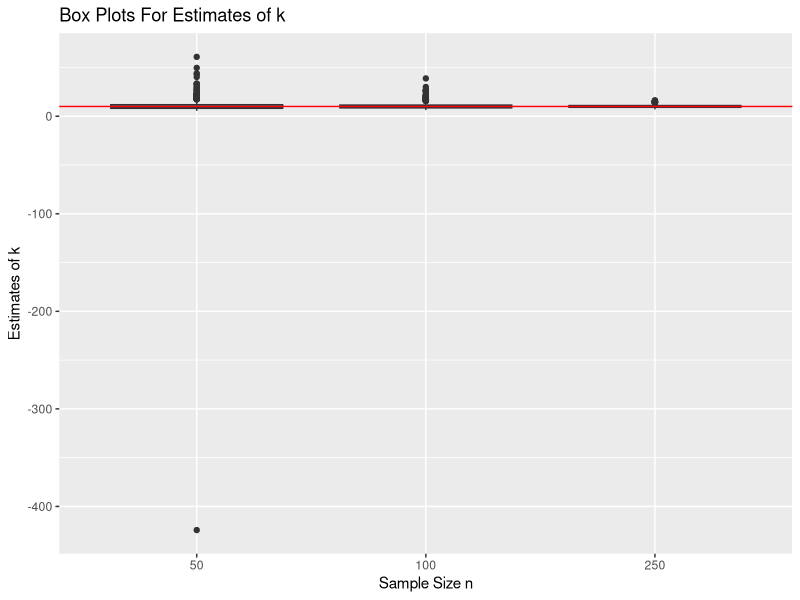
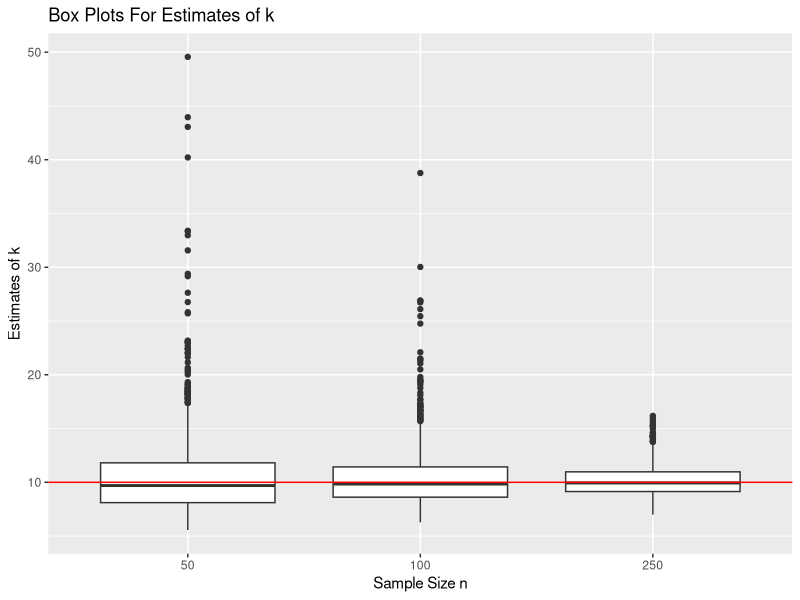
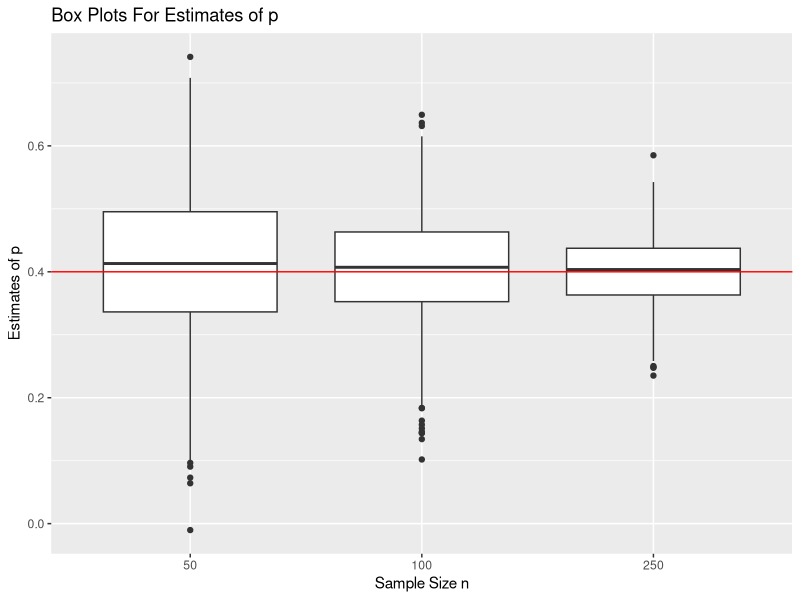

Reproduce these figures in R, in order.
## ---- chunk 1
knitr::opts_chunk$set(echo = TRUE)
## ---- chunk 2
n=50 #50 observations in the sample
srand= rbinom(50,10,0.4) #generate the random sample
## ---- chunk 3
#The function takes in a sample vector.
estimates = function(sinput){
  n=length(srand) #size of sample
  smean=mean(sinput) #mean of sample
  sumdiff=sum((sinput-smean)^2) #The sum of the squared difference between the x values and the mean
 khat=(smean^2)/(smean-(1/n)*sumdiff) #estimate of k
 phat=smean/khat #estimate of p
 
return(c(khat,phat)) #To return estimates of k and p 
}
estimates(srand) #Test the function
## ---- chunk 4
N=1000 #1000 samples
n=50 #50 observations per sample
srand=rbinom(1000*50,10,0.4) #generate the random sample
#My steps for solving this problem are to place the random sample vector into
#a 50 by 1000 matrix. Ultimately, we can use the apply function to get values 
#from the columns. Each column represents a sample with 50 observations. There are
#1000 columns.
sampmatrix=matrix(srand,50,1000) 
#I used a function to find the sum of the squared difference between 
#the values and the column means.
#This function is utilized in the apply function for the columns.
sumdiff=function(values){
  valmeans=mean(values)
  sumdiffvals=sum((values-valmeans)^2) 
  return(sumdiffvals)
}

estimates2 = function(sampmatrix){
    smeans=apply(sampmatrix,2,mean)#mean of all 1000 samples
    sumdiffs=apply(sampmatrix,2,sumdiff) 
    #  sumdiffs is the sum of the squared difference between the x values and 
    #the mean for all columns
    khat=(smeans^2)/(smeans-(1/n)*sumdiffs) #estimates of k
    phat=smeans/khat #estimates of p
    return(cbind(khat,phat)) #To return estimates of k and p 
}
estimate.mat=estimates2(sampmatrix)
#Show the number of estimates and the first 10 outputs:
dim(estimate.mat)[1]
estimate.mat[1:10,]
## ---- chunk 5
#When n=100:
n=100
srand=rbinom(N*n,10,0.4) #Generate random values
sampmatrix2=matrix(srand,n,N) #Create the sample matrix
estimate.mat2=estimates2(sampmatrix2)
#Show the number of estimates and the first 10 outputs:
dim(estimate.mat2)[1]
estimate.mat2[1:10,]
#When n=250:
N=1000
n=250
srand=rbinom(N*n,10,0.4)
sampmatrix3=matrix(srand,n,N)
estimate.mat3=estimates2(sampmatrix3)
#Show the number of estimates and the first 10 outputs:
dim(estimate.mat3)[1]
estimate.mat3[1:10,]
## ---- chunk 6
#First, we start with n=50.
#To the find the bias, we should find the expected value of khat and subtract 
#the true value of khat.
#To find MSE, we add the bias squared and the variance of the estimator.
#For this problem, I will use a function to caluculate the bias and
#mean squared error for khat and phat. The function will take in the
#1000 by 2 matrix of estimates for k and p. 
#It will also return a 2 by 2 matrix with the estimated values.
Bias_MSE_funct=function(nummat){
avgkhat=mean(nummat[,1]) #Average of the khats(expectation)
biask=avgkhat-10 #Bias is the expected value minus the true value(10)
MSEk=biask^2+var(nummat[,1]) #MSE is equal to the sum of the bias squared and the variance of khat.
#For phat:
avgphat=mean(nummat[,2])
biasp=avgphat-0.4
MSEp=biasp^2+var(estimate.mat[,2])
results=matrix(c(biask,biasp,MSEk,MSEp),2,2, byrow=TRUE) #Create a 2 by 2 matrix with the estimates.
colnames(results)=c("khat","phat") #Label the rows and columns
rownames(results)=c("Bias" , "MSE")
return(results)
}
#First, we start with n=50
result=Bias_MSE_funct(estimate.mat)
result
#n=100
result2=Bias_MSE_funct(estimate.mat2)
result2
#n=250
result3=Bias_MSE_funct(estimate.mat3)
result3
## ---- chunk 7
library(ggplot2)
#First, we need to organize data so that ggplot can read it correctly
nvalues=c(50,100,250) 
combined_dat1=cbind(estimate.mat[,1],nvalues[1]) #Matrix with k values when n=50
combined_dat2=cbind(estimate.mat2[,1],nvalues[2])#Matrix with k values when n=100
combined_dat3=cbind(estimate.mat3[,1],nvalues[3])#Matrix with k values when n=250
boxplotdata=data.frame(rbind(combined_dat1,combined_dat2,combined_dat3))
#boxplotdata combines, by row, the k estimates and the associated n values.
colnames(boxplotdata)=c("k_estimates","values_n")
#Must change the values_n column to factor in order for ggplot to work properly
boxplotdata$values_n=as.factor(boxplotdata$values_n) 
#Full boxplot
ggplot(data = boxplotdata, mapping = aes(x=values_n,y=k_estimates))+ geom_boxplot() + geom_hline(yintercept=10, color="red")+ggtitle("Box Plots For Estimates of k") +labs(y= "Estimates of k", x = "Sample Size n")

## ---- chunk 8
#Filter the values so that we only have k estimates between 0 and 50
library(dplyr)
boxplotdatanew=filter(boxplotdata,boxplotdata$k_estimates>= 0 &boxplotdata$k_estimates<=50) 
#Generate the new boxplots:
ggplot(data = boxplotdatanew, mapping = aes(x=values_n,y=k_estimates))+ geom_boxplot() + geom_hline(yintercept=10, color="red")+ggtitle("Box Plots For Estimates of k") +labs(y= "Estimates of k", x = "Sample Size n")

## ---- chunk 9
#put all p estimates into one vector
Pvals=c(estimate.mat[,2],estimate.mat2[,2],estimate.mat3[,2]) 
#Then, we create a vector that contains the sample sizes
#The locations of n correspond to the correct p estimates
nvalues=c(rep(50,1000),rep(100,1000),rep(250,1000))
#Create data frame that combines the p estimates vector and sample size vector
Pdata=data.frame(cbind(Pvals,nvalues))
colnames(Pdata)=c("pvals","nvalues")
Pdata$nvalues=as.factor(Pdata$nvalues) #Change n column to factor for ggplot
ggplot(data = Pdata, mapping = aes(x=nvalues,y=pvals))+ geom_boxplot() + geom_hline(yintercept=0.4, color="red")+ggtitle("Box Plots For Estimates of p") +labs(y= "Estimates of p", x = "Sample Size n")
